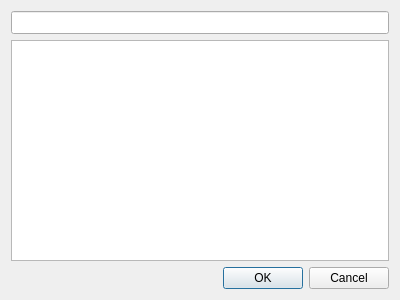
<?xml version="1.0" encoding="UTF-8"?>
<ui version="4.0">
 <class>Dialog</class>
 <widget class="QDialog" name="Dialog">
  <property name="geometry">
   <rect>
    <x>0</x>
    <y>0</y>
    <width>400</width>
    <height>300</height>
   </rect>
  </property>
  <property name="windowTitle">
   <string>Сохраненные функции</string>
  </property>
  <layout class="QVBoxLayout" name="verticalLayout">
   <item>
    <widget class="QLineEdit" name="lineEditSearchFunc">
     <property name="font">
      <font>
       <pointsize>10</pointsize>
      </font>
     </property>
    </widget>
   </item>
   <item>
    <widget class="QListWidget" name="listWidgetFunctions">
     <property name="font">
      <font>
       <pointsize>10</pointsize>
      </font>
     </property>
     <property name="contextMenuPolicy">
      <enum>Qt::CustomContextMenu</enum>
     </property>
     <property name="editTriggers">
      <set>QAbstractItemView::CurrentChanged</set>
     </property>
     <property name="selectionMode">
      <enum>QAbstractItemView::ExtendedSelection</enum>
     </property>
    </widget>
   </item>
   <item>
    <widget class="QDialogButtonBox" name="buttonBox">
     <property name="orientation">
      <enum>Qt::Horizontal</enum>
     </property>
     <property name="standardButtons">
      <set>QDialogButtonBox::Cancel|QDialogButtonBox::Ok</set>
     </property>
    </widget>
   </item>
  </layout>
 </widget>
 <resources/>
 <connections>
  <connection>
   <sender>buttonBox</sender>
   <signal>accepted()</signal>
   <receiver>Dialog</receiver>
   <slot>accept()</slot>
   <hints>
    <hint type="sourcelabel">
     <x>248</x>
     <y>254</y>
    </hint>
    <hint type="destinationlabel">
     <x>157</x>
     <y>274</y>
    </hint>
   </hints>
  </connection>
  <connection>
   <sender>buttonBox</sender>
   <signal>rejected()</signal>
   <receiver>Dialog</receiver>
   <slot>reject()</slot>
   <hints>
    <hint type="sourcelabel">
     <x>316</x>
     <y>260</y>
    </hint>
    <hint type="destinationlabel">
     <x>286</x>
     <y>274</y>
    </hint>
   </hints>
  </connection>
 </connections>
</ui>
